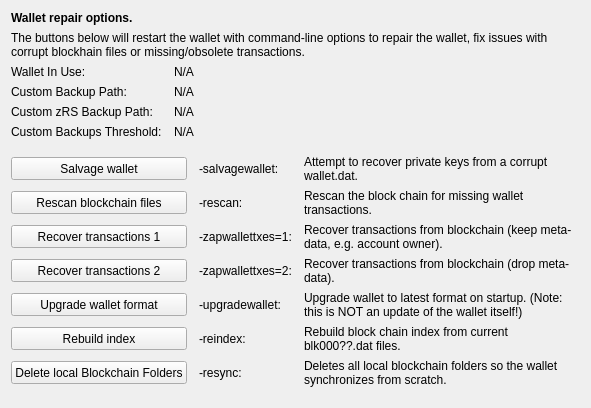
     <widget class="QWidget" name="tab_repair">
      <attribute name="title">
       <string>&amp;Wallet Repair</string>
      </attribute>
      <layout class="QGridLayout" name="gridLayout_4" columnstretch="0,0,0,0">
       <property name="horizontalSpacing">
        <number>12</number>
       </property>
       <item row="0" column="0" colspan="4">
        <widget class="QLabel" name="label_repair_header">
         <property name="font">
          <font>
           <weight>75</weight>
           <bold>true</bold>
          </font>
         </property>
         <property name="text">
          <string>Wallet repair options.</string>
         </property>
        </widget>
       </item>
       <item row="1" column="0" colspan="4">
        <widget class="QLabel" name="label_repair_helptext">
         <property name="font">
          <font>
           <weight>50</weight>
           <bold>false</bold>
          </font>
         </property>
         <property name="text">
          <string>The buttons below will restart the wallet with command-line options to repair the wallet, fix issues with corrupt blockhain files or missing/obsolete transactions.</string>
         </property>
         <property name="wordWrap">
          <bool>true</bool>
         </property>
        </widget>
       </item>
       <item row="2" column="0">
        <widget class="QLabel" name="wallet_path_label">
         <property name="text">
          <string>Wallet In Use:</string>
         </property>
        </widget>
       </item>
       <item row="2" column="1" colspan="3">
        <widget class="QLabel" name="wallet_path">
         <property name="cursor">
          <cursorShape>IBeamCursor</cursorShape>
         </property>
         <property name="text">
          <string>N/A</string>
         </property>
         <property name="textFormat">
          <enum>Qt::PlainText</enum>
         </property>
         <property name="textInteractionFlags">
          <set>Qt::LinksAccessibleByMouse|Qt::TextSelectableByKeyboard|Qt::TextSelectableByMouse</set>
         </property>
        </widget>
       </item>
       <item row="3" column="0">
        <widget class="QLabel" name="wallet_custombackuppath_label">
         <property name="text">
          <string>Custom Backup Path:</string>
         </property>
         <property name="visible">
          <bool>false</bool>
         </property>
        </widget>
       </item>
       <item row="3" column="1" colspan="3">
        <widget class="QLabel" name="wallet_custombackuppath">
         <property name="cursor">
          <cursorShape>IBeamCursor</cursorShape>
         </property>
         <property name="text">
          <string>N/A</string>
         </property>
         <property name="textFormat">
          <enum>Qt::PlainText</enum>
         </property>
         <property name="textInteractionFlags">
          <set>Qt::LinksAccessibleByMouse|Qt::TextSelectableByKeyboard|Qt::TextSelectableByMouse</set>
         </property>
         <property name="visible">
          <bool>false</bool>
         </property>
        </widget>
       </item>
       <item row="4" column="0">
        <widget class="QLabel" name="wallet_customzrsbackuppath_label">
         <property name="text">
          <string>Custom zRS Backup Path:</string>
         </property>
         <property name="visible">
          <bool>false</bool>
         </property>
        </widget>
       </item>
       <item row="4" column="1" colspan="3">
        <widget class="QLabel" name="wallet_customzrsbackuppath">
         <property name="cursor">
          <cursorShape>IBeamCursor</cursorShape>
         </property>
         <property name="text">
          <string>N/A</string>
         </property>
         <property name="textFormat">
          <enum>Qt::PlainText</enum>
         </property>
         <property name="textInteractionFlags">
          <set>Qt::LinksAccessibleByMouse|Qt::TextSelectableByKeyboard|Qt::TextSelectableByMouse</set>
         </property>
         <property name="visible">
          <bool>false</bool>
         </property>
        </widget>
       </item>
       <item row="5" column="0">
        <widget class="QLabel" name="wallet_custombackupthreshold_label">
         <property name="text">
          <string>Custom Backups Threshold:</string>
         </property>
         <property name="visible">
          <bool>false</bool>
         </property>
        </widget>
       </item>
       <item row="5" column="1" colspan="3">
        <widget class="QLabel" name="wallet_custombackupthreshold">
         <property name="cursor">
          <cursorShape>IBeamCursor</cursorShape>
         </property>
         <property name="text">
          <string>N/A</string>
         </property>
         <property name="textFormat">
          <enum>Qt::PlainText</enum>
         </property>
         <property name="textInteractionFlags">
          <set>Qt::LinksAccessibleByMouse|Qt::TextSelectableByKeyboard|Qt::TextSelectableByMouse</set>
         </property>
         <property name="visible">
          <bool>false</bool>
         </property>
        </widget>
       </item>
       <item row="6" column="0">
        <spacer name="verticalSpacer_repair1">
         <property name="orientation">
          <enum>Qt::Vertical</enum>
         </property>
         <property name="sizeHint" stdset="0">
          <size>
           <width>10</width>
           <height>10</height>
          </size>
         </property>
        </spacer>
       </item>
       <item row="7" column="0" colspan="2">
        <widget class="QPushButton" name="btn_salvagewallet">
         <property name="minimumSize">
          <size>
           <width>100</width>
           <height>23</height>
          </size>
         </property>
         <property name="text">
          <string>Salvage wallet</string>
         </property>
        </widget>
       </item>
       <item row="7" column="2">
        <widget class="QLabel" name="label_repair_salvage_command">
         <property name="text">
          <string notr="true">-salvagewallet:</string>
         </property>
        </widget>
       </item>
       <item row="7" column="3">
        <widget class="QLabel" name="label_repair_salvage">
         <property name="text">
          <string>Attempt to recover private keys from a corrupt wallet.dat.</string>
         </property>
         <property name="wordWrap">
          <bool>true</bool>
         </property>
        </widget>
       </item>
       <item row="8" column="0" colspan="2">
        <widget class="QPushButton" name="btn_rescan">
         <property name="minimumSize">
          <size>
           <width>100</width>
           <height>23</height>
          </size>
         </property>
         <property name="text">
          <string>Rescan blockchain files</string>
         </property>
        </widget>
       </item>
       <item row="8" column="2">
        <widget class="QLabel" name="label_repair_rescan_command">
         <property name="text">
          <string notr="true">-rescan:</string>
         </property>
        </widget>
       </item>
       <item row="8" column="3">
        <widget class="QLabel" name="label_repair_rescan">
         <property name="text">
          <string>Rescan the block chain for missing wallet transactions.</string>
         </property>
         <property name="wordWrap">
          <bool>true</bool>
         </property>
        </widget>
       </item>
       <item row="9" column="0" colspan="2">
        <widget class="QPushButton" name="btn_zapwallettxes1">
         <property name="minimumSize">
          <size>
           <width>100</width>
           <height>23</height>
          </size>
         </property>
         <property name="text">
          <string>Recover transactions 1</string>
         </property>
        </widget>
       </item>
       <item row="9" column="2">
        <widget class="QLabel" name="label_repair_zap1_command">
         <property name="text">
          <string notr="true">-zapwallettxes=1:</string>
         </property>
        </widget>
       </item>
       <item row="9" column="3">
        <widget class="QLabel" name="label_repair_zap1">
         <property name="text">
          <string>Recover transactions from blockchain (keep meta-data, e.g. account owner).</string>
         </property>
         <property name="wordWrap">
          <bool>true</bool>
         </property>
        </widget>
       </item>
       <item row="10" column="0" colspan="2">
        <widget class="QPushButton" name="btn_zapwallettxes2">
         <property name="minimumSize">
          <size>
           <width>100</width>
           <height>23</height>
          </size>
         </property>
         <property name="text">
          <string>Recover transactions 2</string>
         </property>
        </widget>
       </item>
       <item row="10" column="2">
        <widget class="QLabel" name="label_repair_zap2_command">
         <property name="text">
          <string notr="true">-zapwallettxes=2:</string>
         </property>
        </widget>
       </item>
       <item row="10" column="3">
        <widget class="QLabel" name="label_repair_zap2">
         <property name="text">
          <string>Recover transactions from blockchain (drop meta-data).</string>
         </property>
         <property name="wordWrap">
          <bool>true</bool>
         </property>
        </widget>
       </item>
       <item row="11" column="0" colspan="2">
        <widget class="QPushButton" name="btn_upgradewallet">
         <property name="minimumSize">
          <size>
           <width>100</width>
           <height>23</height>
          </size>
         </property>
         <property name="text">
          <string>Upgrade wallet format</string>
         </property>
        </widget>
       </item>
       <item row="11" column="2">
        <widget class="QLabel" name="label_repair_upgrade_command">
         <property name="text">
          <string notr="true">-upgradewallet:</string>
         </property>
        </widget>
       </item>
       <item row="11" column="3">
        <widget class="QLabel" name="label_repair_upgrade">
         <property name="text">
          <string>Upgrade wallet to latest format on startup. (Note: this is NOT an update of the wallet itself!)</string>
         </property>
         <property name="wordWrap">
          <bool>true</bool>
         </property>
        </widget>
       </item>
       <item row="12" column="0" colspan="2">
        <widget class="QPushButton" name="btn_reindex">
         <property name="minimumSize">
          <size>
           <width>100</width>
           <height>23</height>
          </size>
         </property>
         <property name="text">
          <string>Rebuild index</string>
         </property>
        </widget>
       </item>
       <item row="12" column="2">
        <widget class="QLabel" name="label_repair_reindex_command">
         <property name="text">
          <string notr="true">-reindex:</string>
         </property>
        </widget>
       </item>
       <item row="12" column="3">
        <widget class="QLabel" name="label_repair_reindex">
         <property name="text">
          <string>Rebuild block chain index from current blk000??.dat files.</string>
         </property>
         <property name="wordWrap">
          <bool>true</bool>
         </property>
        </widget>
       </item>
       <item row="13" column="0" colspan="2">
        <widget class="QPushButton" name="btn_resync">
         <property name="minimumSize">
          <size>
           <width>100</width>
           <height>23</height>
          </size>
         </property>
         <property name="text">
          <string>Delete local Blockchain Folders</string>
         </property>
        </widget>
       </item>
       <item row="13" column="2">
        <widget class="QLabel" name="label_repair_resync_command">
         <property name="text">
          <string>-resync:</string>
         </property>
        </widget>
       </item>
       <item row="13" column="3">
        <widget class="QLabel" name="label_repair_resync">
         <property name="text">
          <string>Deletes all local blockchain folders so the wallet synchronizes from scratch.</string>
         </property>
         <property name="wordWrap">
          <bool>true</bool>
         </property>
        </widget>
       </item>
       <item row="14" column="0">
        <spacer name="verticalSpacer_repair2">
         <property name="orientation">
          <enum>Qt::Vertical</enum>
         </property>
         <property name="sizeHint" stdset="0">
          <size>
           <width>20</width>
           <height>10</height>
          </size>
         </property>
        </spacer>
       </item>
      </layout>
     </widget>
